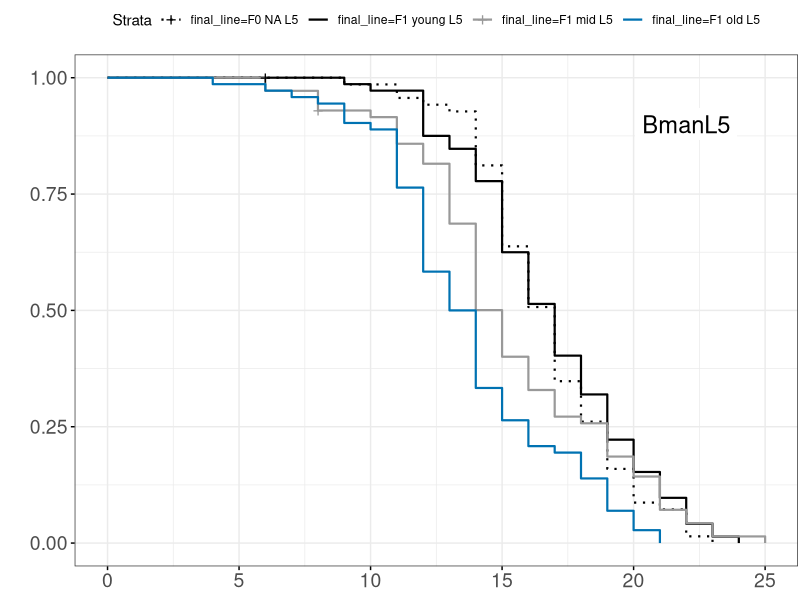
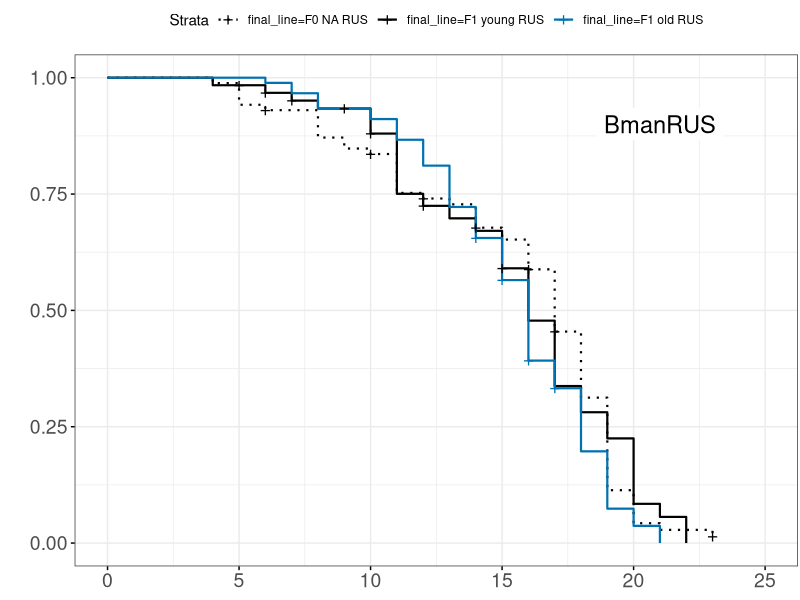
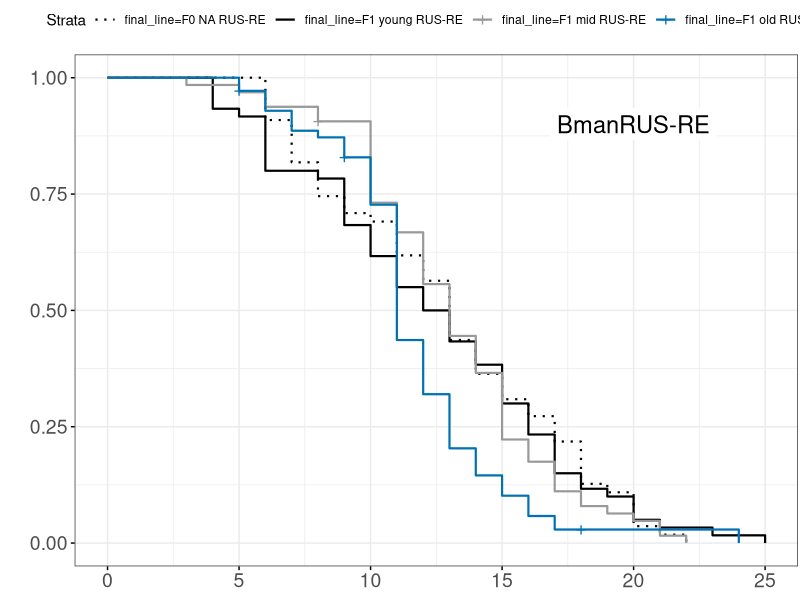
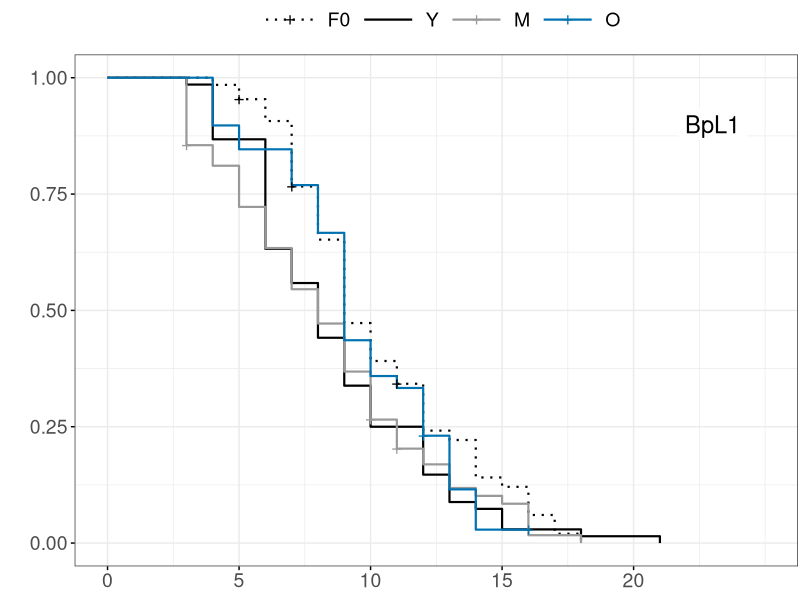
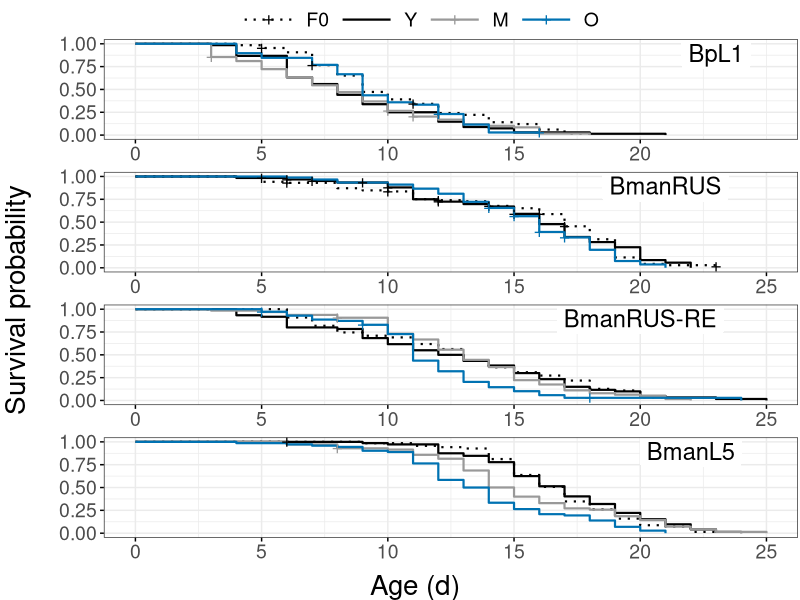

Recreate these plots in R, in order.
# Code for creating survivorship curves, survivorship summary statistics, log-rank/Mantel-Haenszel tests

# Required packages:
library(tidyverse)
library(reshape2)
library(survival)
library(survminer)
library(car)
library(grid)
library(ggpubr)

# Loading and reformatting data--------------------------------------------------------------------

surv_data <- read_csv("survival.csv")

# Changing the order of the factors
surv_data <- surv_data[with(surv_data, order(generation, maternal_age, strain)),]

# Pulling out the censor column, which we will need later
censor <- surv_data$censor
surv_data <- surv_data[,-34]

# Modifying the dataset from wide to long format (needed for plotting and analysis):
surv_long <- melt(data = surv_data, 
                  id.vars = c("generation", "maternal_age", "strain", 
                              "plate", "well"),
                  variable.name = "day",
                  value.name = "dead_alive")

# Survival analysis---------------------------------------------------------------------------------

# Calculate survival times for each individual
survival_data_per_ind <- surv_long %>%
  group_by(generation, maternal_age, strain, plate, well) %>%
  summarize(surv_time = sum(dead_alive, na.rm = TRUE))

# Adding the censor column back and renaming it
survival_data_per_ind <- cbind(survival_data_per_ind, censor)

survival_data_per_ind <- rename(survival_data_per_ind, "censor" = "...7")

# Making a column with combined full sample information: generation, maternal age, and strain (useful for analysis and plotting later)
survival_data_per_ind$final_line <- paste(survival_data_per_ind$generation,
                                          survival_data_per_ind$maternal_age,
                                          survival_data_per_ind$strain)

# Creating a dataset that does not include censored individuals (for summary statistics)
surv_data_no_censor <-  filter(survival_data_per_ind, censor != 0)

# Calculating summary statistics
surv_summary <- surv_data_no_censor %>%
  group_by(generation, maternal_age, strain) %>%
  summarize(
    mean=mean(surv_time, na.rm = TRUE), 
    SE=sd(surv_time, na.rm =TRUE)/sqrt(length(!is.na(surv_time))),
    n=length(surv_time))
surv_summary

# Conducting log-rank/Mantel-Haenszel tests on the dataset that includes censored individuals
# Comparing Y and 0 and Y and M cohorts within each strain

# BmanL5 strain: -------------------------------------------------------
surv_L5 <-  filter(survival_data_per_ind, strain == "L5")

# Y vs. M cohort:
surv_L5_M <- filter(surv_L5, maternal_age != "old") # excluding 0 cohort

L5_M <- survdiff(Surv(surv_time, censor) ~ maternal_age, data = surv_L5_M)
1 - pchisq(L5_M$chisq, length(L5_M$n) - 1) # calculating p-value using the chi-squared distribution

# Y vs. O cohort:
surv_L5_O <- filter(surv_L5, maternal_age != "mid") # excluding M cohort

L5_O <- survdiff(Surv(surv_time, censor) ~ maternal_age, data = surv_L5_O)
1 - pchisq(L5_O$chisq, length(L5_O$n) - 1)

# BmanRUS strain: -------------------------------------------------------
surv_RUS <-  filter(survival_data_per_ind, strain == "RUS")

# There was no M cohort for this strain
# Y vs. O cohort:
surv_RUS_O <- filter(surv_RUS, generation != "F0") # excluding F0 generation data

RUS_O <- survdiff(Surv(surv_time, censor) ~ maternal_age, data = surv_RUS_O)
1 - pchisq(RUS_O$chisq, length(RUS_O$n) - 1)

# BmanRUS-RE strain: -------------------------------------------------------
surv_RUS_RE <- filter(survival_data_per_ind, strain == "RUS-RE")

# Y vs. M cohort:
surv_RUS_RE_M <- filter(surv_RUS_RE, maternal_age != "old") # excluding O cohort

RUS_RE_M <- survdiff(Surv(surv_time, censor) ~ maternal_age, data = surv_RUS_RE_M)
1 - pchisq(RUS_RE_M$chisq, length(RUS_RE_M$n) - 1)

# Y vs. O cohort:
surv_RUS_RE_O <- filter(surv_RUS_RE, maternal_age != "mid") # excluding M cohort

RUS_RE_O <- survdiff(Surv(surv_time, censor) ~ maternal_age, data = surv_RUS_RE_O)
1 - pchisq(RUS_RE_O$chisq, length(RUS_RE_O$n) - 1)

# BpL1 strain: -------------------------------------------------------
surv_BpL1 <- filter(survival_data_per_ind, strain == "BpL1")

# Y vs. M cohort:
surv_Bp_M <- filter(surv_BpL1, maternal_age != "old") # excluding O cohort

Bp_M <- survdiff(Surv(surv_time, censor) ~ maternal_age, data = surv_Bp_M)
1 - pchisq(Bp_M$chisq, length(Bp_M$n) - 1)

# Y vs. O cohort:
surv_Bp_O <- filter(surv_BpL1, maternal_age != "mid") # excluding M cohort

Bp_O <- survdiff(Surv(surv_time, censor) ~ maternal_age, data = surv_Bp_O)
1 - pchisq(Bp_O$chisq, length(Bp_O$n) - 1)

# Plotting survivorship curves----------------------------------------------------------------------
# The following code should fully reproduce the manuscript figure (multipanel plot of survivorship curves)

# BmanL5 strain:-----------------------------------------------------

surv_L5$final_line <- factor(surv_L5$final_line, 
                             levels = c("F0 NA L5", "F1 young L5", "F1 mid L5", "F1 old L5"))

fit_L5 <- survfit(Surv(surv_time, censor) ~ final_line, data = surv_L5)

print(fit_L5)
summary(fit_L5)

surv_L5 <- ggsurvplot(
  fit_L5,
  data = surv_L5,
  linetype = c("dotted","solid","solid", "solid"),
  palette = c("black", "black", "#999999", "#0072B2"),
  size = 0.75,
  conf.int = FALSE,        
  pval = FALSE,             
  ggtheme = theme_bw(),      
  xlab = element_blank(),
  xlim = c(0,25),
  ylab = "",
  font.tickslab = c(14))

surv_L5$plot <- surv_L5$plot + theme(plot.margin = unit(c(0,0.1,0,0.5), "lines"))

surv_L5$plot <- surv_L5$plot +  geom_label(
  label="BmanL5", 
  size = 6,
  x=22,
  y=0.9,
  label.size = 0,
  color = "black")
surv_L5

# BmanRUS strain:-----------------------------------------------------

surv_RUS$final_line <- factor(surv_RUS$final_line, 
                             levels = c("F0 NA RUS", "F1 young RUS", "F1 old RUS"))

fit_RUS <- survfit(Surv(surv_time, censor) ~ final_line, data = surv_RUS)

print(fit_RUS)
summary(fit_RUS)

surv_RUS <- ggsurvplot(
  fit_RUS,
  data = surv_RUS,
  linetype = c("dotted","solid", "solid"),
  palette = c("black", "black", "#0072B2"),
  size = 0.75,        
  conf.int = FALSE,       
  pval = FALSE,           
  ggtheme = theme_bw(), 
  xlab = element_blank(),
  xlim = c(0,25),
  ylab = "",
  font.tickslab = c(14))

surv_RUS$plot <- surv_RUS$plot + theme(plot.margin = unit(c(0,0.1,0,0.5), "lines"))

surv_RUS$plot <- surv_RUS$plot +  geom_label(
  label="BmanRUS", 
  size = 6,
  x=21,
  y=0.9,
  label.size = 0,
  color = "black")
surv_RUS

# BmanRUS-RE strain:-----------------------------------------------------

surv_RUS_RE$final_line <- factor(surv_RUS_RE$final_line, 
                             levels = c("F0 NA RUS-RE", "F1 young RUS-RE", "F1 mid RUS-RE", "F1 old RUS-RE"))

fit_RUS_RE <- survfit(Surv(surv_time, censor) ~ final_line, data = surv_RUS_RE)

print(fit_RUS_RE)
summary(fit_RUS_RE)

surv_RUS_RE <- ggsurvplot(
  fit_RUS_RE,
  data = surv_RUS_RE,
  linetype = c("dotted","solid","solid", "solid"),
  palette = c("black", "black","#999999", "#0072B2"),
  size = 0.75,     
  conf.int = FALSE, 
  pval = FALSE,        
  ggtheme = theme_bw(),   
  xlab = element_blank(),
  xlim = c(0,25),
  ylab = "",
  font.tickslab = c(14))

surv_RUS_RE$plot <- surv_RUS_RE$plot + theme(plot.margin = unit(c(0,0.1,0,0.5), "lines"))

surv_RUS_RE$plot <- surv_RUS_RE$plot +  geom_label(
  label="BmanRUS-RE", 
  size = 6,
  x=20,
  y=0.9,
  label.size = 0,
  color = "black")
surv_RUS_RE

# BpL1 strain:-----------------------------------------------------

surv_BpL1$final_line <- factor(surv_BpL1$final_line, 
                             levels = c("F0 NA BpL1", "F1 young BpL1", "F1 mid BpL1", "F1 old BpL1"))

fit_BpL1 <- survfit(Surv(surv_time, censor) ~ final_line, data = surv_BpL1)

print(fit_BpL1)
summary(fit_BpL1)

surv_BpL1 <- ggsurvplot(
  fit_BpL1,
  data = surv_BpL1,
  linetype = c("dotted","solid","solid", "solid"),
  palette = c("black", "black","#999999", "#0072B2"),
  size = 0.75,             
  conf.int = FALSE,     
  pval = FALSE,         
  ggtheme = theme_bw(),
  xlab = element_blank(),
  xlim = c(0,25),
  ylab = "",
  legend.title = "",
  legend.labs = c("F0", "Y", "M", "O"),
  font.tickslab = c(14))

surv_BpL1$plot <- surv_BpL1$plot + theme(legend.key.width = unit(3, "line"),
                                         legend.direction = "horizontal",
                                         plot.margin = unit(c(0,0.1,0,0.5), "lines"),
                                         legend.text=element_text(size=14))

surv_BpL1$plot <- surv_BpL1$plot +  geom_label(
  label="BpL1", 
  size = 6,
  x=23,
  y=0.9,
  label.size = 0,
  color = "black")
surv_BpL1

# Creating the multipanel plot:------------------------------

tiff("surv_curves.tiff", units="in", width=5, height=11, res=300)

surv_curves <- ggarrange(surv_BpL1$plot, surv_RUS$plot, surv_RUS_RE$plot, surv_L5$plot, 
                         ncol = 1, nrow = 4,
                         font.label = list(size = 18),
                         common.legend = TRUE, legend = "top")

annotate_figure(surv_curves, left = textGrob("Survival probability", rot = 90, gp = gpar(fontsize = 20)),
                bottom = textGrob("Age (d)", gp = gpar(fontsize = 20)))

dev.off()

